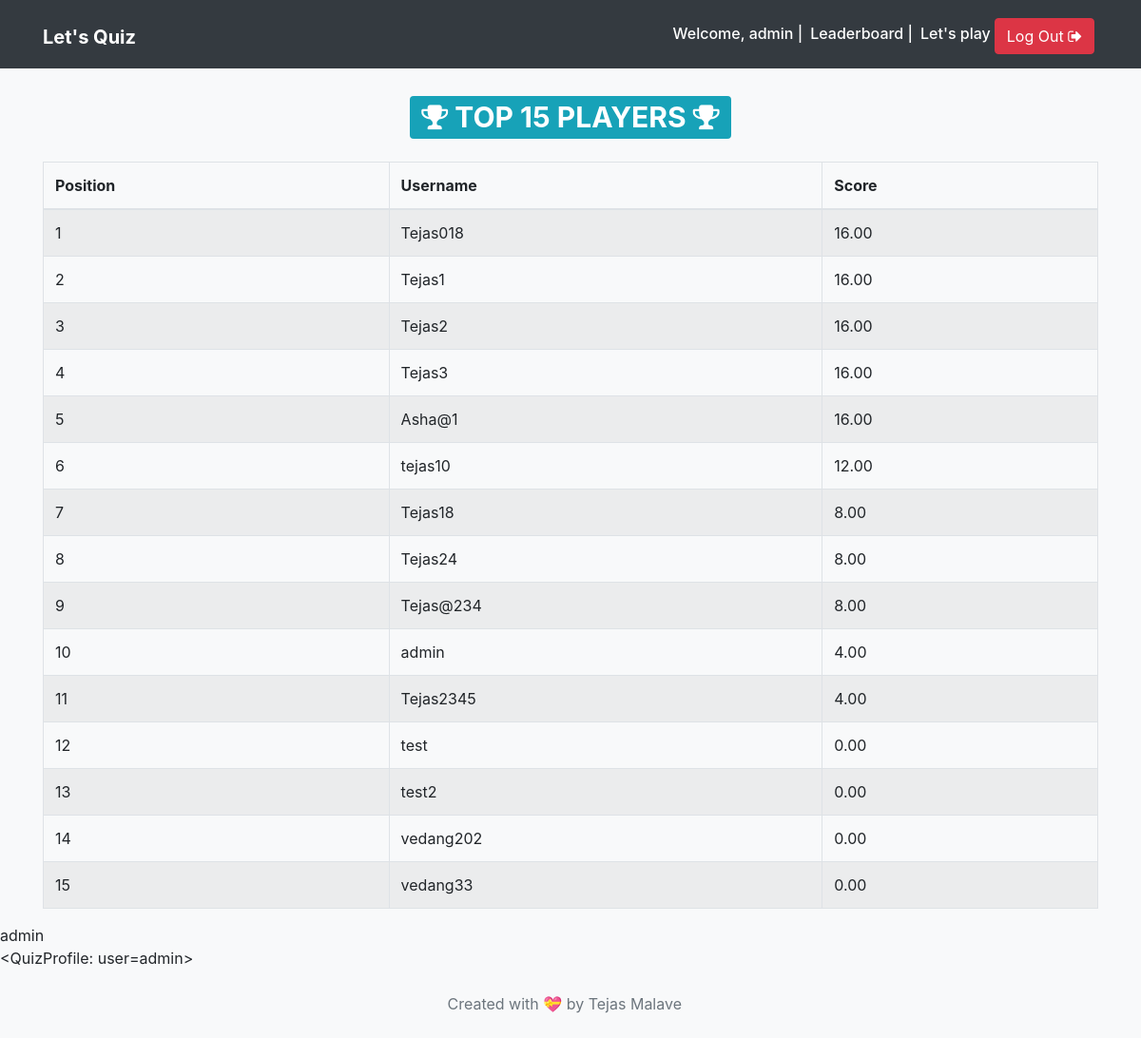
Page /leaderboard/ (signed in) on the committed database.
### quiz/models.py (models this page shows, shortened)
class QuizProfile(TimeStampedModel):
    user = models.OneToOneField(User, on_delete=models.CASCADE)
    total_score = models.DecimalField(_('Total Score'), default=0, decimal_places=2, max_digits=10)
    def __str__(self):
        return f'<QuizProfile: user={self.user}>'

### quiz/views.py (the view)
# urls.py: re_path(r'^leaderboard/$', views.leaderboard, name='leaderboard'),
def leaderboard(request):
    top_quiz_profiles = QuizProfile.objects.order_by('-total_score')[:500]
    total_count = top_quiz_profiles.count()
    qp = QuizProfile.objects.get(user_id=request.user)
    context = {
        'top_quiz_profiles': top_quiz_profiles,
        'total_count': total_count,
        'score': qp
    }
    return render(request, 'quiz/leaderboard.html', context=context)

### templates/quiz/leaderboard.html (shortened to what this page needs)
{% extends 'base.html' %}
{% block content %}
<div class="container">
    <h1 class="text-center my-4"><span class="badge badge-info"><i class="fa fa-trophy" aria-hidden="true"></i> TOP {{ total_count }} PLAYERS <i class="fa fa-trophy" aria-hidden="true"></i></span></h1>
    <table class="table table-striped table-bordered">
        <thead>
            <tr>
                <th>Position</th>
                <th>Username</th>
                <th>Score</th>
            </tr>
        </thead>
        <tbody>
            {% for quiz_profile in top_quiz_profiles %}
            <tr>
                <td>{{ forloop.counter }}</td>
                <td>{{ quiz_profile.user.username }}</td>
                <td>{{ quiz_profile.total_score }}</td>
            </tr>
            {% endfor %}
        </tbody>
    </table>
</div>
<div id="usern">{{ user.get_username }}</div>
<div id="score">{{ score }}</div>
{% endblock content %}

### templates/base.html (shortened to what this page needs)
{% load static %}
<!doctype html>
<html lang="en">
<head>
    <link rel="stylesheet" href="https://maxcdn.bootstrapcdn.com/bootstrap/4.0.0-beta.2/css/bootstrap.min.css">
    <link rel="stylesheet" href="https://maxcdn.bootstrapcdn.com/font-awesome/4.7.0/css/font-awesome.min.css">
    <link rel="stylesheet" href="https://maxcdn.bootstrapcdn.com/font-awesome/4.7.0/css/font-awesome.min.css">
    <link rel="stylesheet" href="{% static 'css/main.css' %}">
</head>
<body class="bg-light">
    <nav class="navbar navbar-expand-md navbar-dark bg-dark">
        <div class="container">
            <h1><a href="{% url 'quiz:home' %}" class="navbar-brand">
            <strong>Let's Quiz</strong></a></h1>
            <div class="collapse navbar-collapse justify-content-end " id="navbar">
                {% if not request.user.is_active %}
                <a href="{% url 'quiz:leaderboard' %}" class="btn btn-info mt-1 mx-1">Leaderboard</a>
                <a href="{% url 'quiz:login' %}" class="btn btn-info mt-1"><i class="fa fa-sign-in" aria-hidden="true"></i> Log In</a>
                {% else %}
                <h6 class="text-white mt-2 mr-2">Welcome, {{ request.user.username }} | </h6>
                <h6 class="text-white mt-2 mr-2"><a href="{% url 'quiz:leaderboard' %}" class="text-white">Leaderboard</a> |</h6>
                <h6 class="mt-2"><a href="{% url 'quiz:play' %}" class="text-white">Let's play</a></h6>
                <a href="{% url 'quiz:logout' %}" class="btn btn-danger mt-1 mx-1">Log Out <i class="fa fa-sign-out" aria-hidden="true"></i></a>
                {% endif %}
            </div>
        </div>
    </nav>
    {% block content %}
    {% endblock content %}
    <footer class="bg-light text-muted py-0">
        <div class="container py-4">
            <ul class="list-inline mb-0 text-center">
                <li class="list-inline-item">Created with 💝 by Tejas Malave </li>
            </ul>
        </div>
    </footer>
</body>
</html>

### rows in the picture
QuizProfile: user.username "Tejas018", total_score "16.00"
QuizProfile: user.username "Tejas1", total_score "16.00"
QuizProfile: user.username "Tejas2", total_score "16.00"
QuizProfile: user.username "Tejas3", total_score "16.00"
QuizProfile: user.username "Asha@1", total_score "16.00"
QuizProfile: user.username "tejas10", total_score "12.00"
QuizProfile: user.username "Tejas18", total_score "8.00"
QuizProfile: user.username "Tejas24", total_score "8.00"
QuizProfile: user.username "Tejas@234", total_score "8.00"
QuizProfile: user.username "admin", total_score "4.00", user.username "<QuizProfile: user=admin>"
QuizProfile: user.username "Tejas2345", total_score "4.00"
QuizProfile: user.username "test", total_score "0.00"
QuizProfile: user.username "test2", total_score "0.00"
QuizProfile: user.username "vedang202", total_score "0.00"
QuizProfile: user.username "vedang33", total_score "0.00"

### other values in the picture
{{ request.user.username }} "admin"
{{ total_count }} "15"
{{ user.get_username }} "admin"
